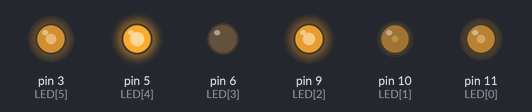
Bench run of a sketch on a simulated Arduino Uno, built with avr-gcc and run on an emulated ATmega328P. Parts: output pins drawn as LEDs (lit = HIGH). Random numbers use the default seed unless the sketch sets one.

Above: at 0.1 s.
At 7.1 s:
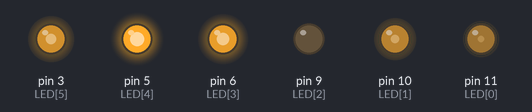
At 11.1 s:
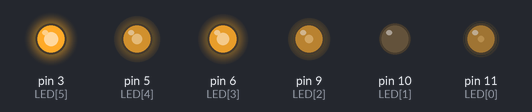
At 16.1 s:
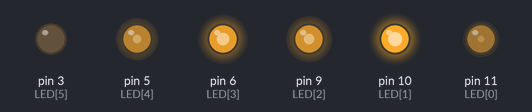
At 25.1 s:
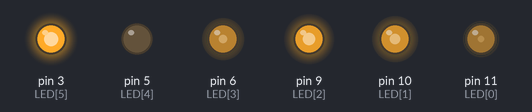
At 37.1 s:
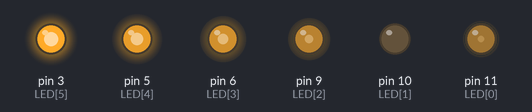
Timing chart, 0 to 38.6 s (numbered marks = the images above):
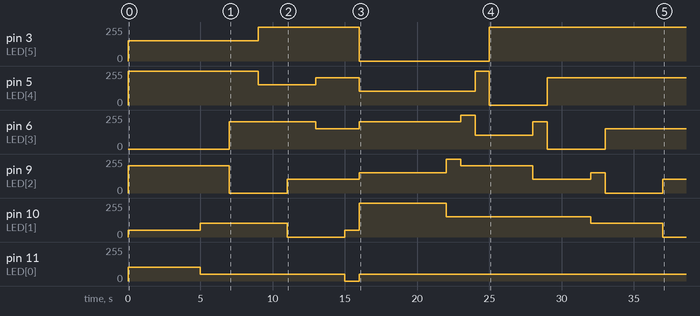

Measured:
- by itself, pin 3 (LED[5]): 0/255 → 153/255 at 0.00 s, → 255/255 9.0 s later, → 0/255 7.0 s later, → 255/255 9.0 s later
- by itself, pin 10 (LED[1]): 0/255 → 51/255 at 0.00 s, → 102/255 5.0 s later, → 0/255 6.0 s later, → 51/255 4.0 s later, … (8 changes in this stretch)
- by itself, pin 11 (LED[0]): 0/255 → 102/255 at 0.00 s, → 51/255 5.0 s later, → 0/255 10.0 s later, → 51/255 1.0 s later
- by itself, pin 6 (LED[3]): 0/255 → 204/255 at 7.0 s, → 153/255 6.0 s later, → 204/255 3.0 s later, → 255/255 7.0 s later, … (8 changes in this stretch)
- by itself, pin 9 (LED[2]): 0/255 → 204/255 at 0.00 s, → 0/255 7.0 s later, → 102/255 4.0 s later, → 153/255 5.0 s later, … (10 changes in this stretch)

The sketch:

sorting_alg.ino
```cpp
//TODO
// -implement different sorting algos and make them switchable with a button

// If not commented out, you will get output to Serial(9600)
//#define DEBUG

// Maximum brightness of the LEDs
#define MAX_BRIGHTNESS 255
// Number of LEDs in the cluster
#define NUM_OF_LED 6
// Defines the delay between updating the list and displaying the results with
// the LEDs. 1000 = 1 sec
#define DELAY_SORT_BY 1000
// Define the delay between the scrambling of the LEDs and the actual sorting
#define DELAY_BETWEEN_NEW_SORT 5000
// The number of an unused analog pin used for seeding the rng
#define NOT_USED_ANALOG_PIN 4

// List of leds and the port they are connected to
int LED[NUM_OF_LED] = {11, 10, 9, 6, 5, 3};
// List that will get sorted
int RAND_LIST[NUM_OF_LED];

void setup()
{
	int i;

	randomSeed(analogRead(NOT_USED_ANALOG_PIN));

#ifdef DEBUG
	Serial.begin(9600);
	while (!Serial) {;}
#endif

	for (i = 0; i < NUM_OF_LED; i++) {
		pinMode(LED[i], OUTPUT);
	}
}

void loop()
{
	// Make random LEDs light up
	fill_rand_list();
	apply_list_to_leds();

	delay(DELAY_BETWEEN_NEW_SORT);

	// Sort the LEDs by intensity
	bubble_sort();
}

/**
 * Simple implementation of the bubble sort algorithm
 * Sorts the RAND_LIST list
 */
void bubble_sort()
{
	int i, j, tmp, fin;

	fin = 1;
	i = 1;
	for (;;) {
		// check if the list is finished sorting
		for (j = 1; j < NUM_OF_LED; j++) {
			if (!(RAND_LIST[j] >= RAND_LIST[j - 1])) {
				fin = 0;
			}
		}

		tmp = RAND_LIST[i];
		if (tmp < RAND_LIST[i - 1]) {
			RAND_LIST[i] = RAND_LIST[i - 1];
			RAND_LIST[i - 1] = tmp;
		}

		if (fin) {
			break;
		} else {
			fin = 1;
			// loop the i back around
			i = ((i + 1) == NUM_OF_LED) ? 1 : i + 1;
		}

		apply_list_to_leds();
		delay(DELAY_SORT_BY);
	}
}

/**
 * Function that initialises the list that will later be sorted
 * Seed with randomSeed(analogRead(NOT_USED_ANALOG_PIN)) or similar
 * Fills the list with values from 0 to MAX_BRIGHTNESS (best case, actual
 * results may differ because I won't do floating point arithmetic here)
 */
void fill_rand_list()
{
	int i, j, tmp;

	for (i = 0; i < NUM_OF_LED; i++) {
		RAND_LIST[i] = (MAX_BRIGHTNESS / (NUM_OF_LED - 1)) * random(NUM_OF_LED);
		tmp = RAND_LIST[i];
		j = i;
		while (--j >= 0) {
			if (RAND_LIST[j] == tmp) {
				--i;
				break;
			}
		}
	}
}

/**
 * Function that applies the voltage in RAND_LIST to the actual connected LEDs
 */
void apply_list_to_leds()
{
	int i;

	for (i = 0; i < NUM_OF_LED; i++) {
		analogWrite(LED[i], RAND_LIST[i]);
#ifdef DEBUG
		Serial.println(RAND_LIST[i]);
#endif
	}
}
```
